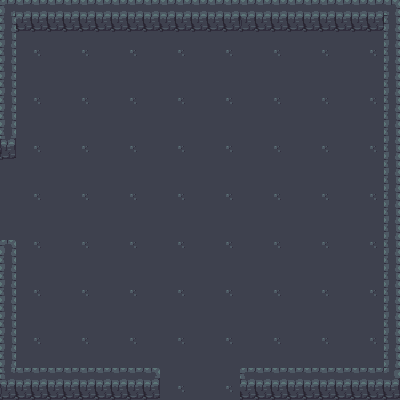

Rendered tile map (Tiled .tmx) drawn with the repository's tilesets; below, a short description and the full map source, tile grids included:
An orthogonal 25x25 tile map with 16x16 px tiles, 2 tile layers (Ground, Collisions), 3 tilesets and 8 objects.

<map version="1.4" tiledversion="1.4.1" orientation="orthogonal" renderorder="right-down" width="25" height="25" tilewidth="16" tileheight="16" infinite="0" nextlayerid="4" nextobjectid="32">
 <editorsettings>
  <export target="." format="tmx" />
 </editorsettings>
 <tileset firstgid="1" source="overworld.tsx" />
 <tileset firstgid="1441" source="Cave.tsx" />
 <tileset firstgid="2441" source="dungeon_tiles.tsx" />
 <layer id="1" name="Ground" width="25" height="25">
  <data encoding="csv">
2461,2462,2463,2461,2462,2463,2461,2462,2463,2461,2462,2463,2461,2462,2463,2461,2462,2463,2461,2462,2463,2461,2462,2463,2461,
2480,2481,2482,2480,2481,2482,2480,2481,2482,2480,2481,2482,2480,2481,2482,2480,2481,2482,2480,2481,2482,2480,2481,2482,2480,
2499,2500,2501,2499,2500,2501,2499,2500,2501,2499,2500,2501,2499,2500,2501,2499,2500,2501,2499,2500,2501,2499,2500,2501,2499,
2461,2462,2463,2461,2462,2463,2461,2462,2463,2461,2462,2463,2461,2462,2463,2461,2462,2463,2461,2462,2463,2461,2462,2463,2461,
2480,2481,2482,2480,2481,2482,2480,2481,2482,2480,2481,2482,2480,2481,2482,2480,2481,2482,2480,2481,2482,2480,2481,2482,2480,
2499,2500,2501,2499,2500,2501,2499,2500,2501,2499,2500,2501,2499,2500,2501,2499,2500,2501,2499,2500,2501,2499,2500,2501,2499,
2461,2462,2463,2461,2462,2463,2461,2462,2463,2461,2462,2463,2461,2462,2463,2461,2462,2463,2461,2462,2463,2461,2462,2463,2461,
2480,2481,2482,2480,2481,2482,2480,2481,2482,2480,2481,2482,2480,2481,2482,2480,2481,2482,2480,2481,2482,2480,2481,2482,2480,
2499,2500,2501,2499,2500,2501,2499,2500,2501,2499,2500,2501,2499,2500,2501,2499,2500,2501,2499,2500,2501,2499,2500,2501,2499,
2461,2462,2463,2461,2462,2463,2461,2462,2463,2461,2462,2463,2461,2462,2463,2461,2462,2463,2461,2462,2463,2461,2462,2463,2461,
2480,2481,2482,2480,2481,2482,2480,2481,2482,2480,2481,2482,2480,2481,2482,2480,2481,2482,2480,2481,2482,2480,2481,2482,2480,
2499,2500,2501,2499,2500,2501,2499,2500,2501,2499,2500,2501,2499,2500,2501,2499,2500,2501,2499,2500,2501,2499,2500,2501,2499,
2461,2462,2463,2461,2462,2463,2461,2462,2463,2461,2462,2463,2461,2462,2463,2461,2462,2463,2461,2462,2463,2461,2462,2463,2461,
2480,2481,2482,2480,2481,2482,2480,2481,2482,2480,2481,2482,2480,2481,2482,2480,2481,2482,2480,2481,2482,2480,2481,2482,2480,
2499,2500,2501,2499,2500,2501,2499,2500,2501,2499,2500,2501,2499,2500,2501,2499,2500,2501,2499,2500,2501,2499,2500,2501,2499,
2461,2462,2463,2461,2462,2463,2461,2462,2463,2461,2462,2463,2461,2462,2463,2461,2462,2463,2461,2462,2463,2461,2462,2463,2461,
2480,2481,2482,2480,2481,2482,2480,2481,2482,2480,2481,2482,2480,2481,2482,2480,2481,2482,2480,2481,2482,2480,2481,2482,2480,
2499,2500,2501,2499,2500,2501,2499,2500,2501,2499,2500,2501,2499,2500,2501,2499,2500,2501,2499,2500,2501,2499,2500,2501,2499,
2461,2462,2463,2461,2462,2463,2461,2462,2463,2461,2462,2463,2461,2462,2463,2461,2462,2463,2461,2462,2463,2461,2462,2463,2461,
2480,2481,2482,2480,2481,2482,2480,2481,2482,2480,2481,2482,2480,2481,2482,2480,2481,2482,2480,2481,2482,2480,2481,2482,2480,
2499,2500,2501,2499,2500,2501,2499,2500,2501,2499,2500,2501,2499,2500,2501,2499,2500,2501,2499,2500,2501,2499,2500,2501,2499,
2461,2462,2463,2461,2462,2463,2461,2462,2463,2461,2462,2463,2461,2462,2463,2461,2462,2463,2461,2462,2463,2461,2462,2463,2461,
2480,2481,2482,2480,2481,2482,2480,2481,2482,2480,2481,2482,2480,2481,2461,2461,2481,2482,2480,2481,2482,2480,2481,2482,2480,
2499,2500,2501,2499,2500,2501,2499,2500,2501,2499,2500,2501,2499,2500,2501,2499,2500,2501,2499,2500,2501,2499,2500,2501,2499,
2461,2462,2463,2461,2462,2463,2461,2462,2463,2461,2462,2463,2461,2462,2463,2461,2462,2463,2461,2462,2463,2461,2462,2463,2461
</data>
 </layer>
 <layer id="2" name="Collisions" width="25" height="25">
  <data encoding="csv">
2596,2597,2597,2597,2597,2597,2597,2635,2635,2635,2635,2635,2635,2635,2635,2635,2635,2635,2635,2635,2635,2635,2635,2635,2598,
2615,2616,2616,2616,2616,2616,2616,2616,2616,2670,2654,2654,2654,2654,2654,2669,2654,2654,2654,2654,2654,2654,2654,2654,2617,
2615,0,0,0,0,0,0,0,0,0,0,0,0,0,0,0,0,0,0,0,0,0,0,0,2617,
2615,0,0,0,0,0,0,0,0,0,0,0,0,0,0,0,0,0,0,0,0,0,0,0,2617,
2615,0,0,0,0,0,0,0,0,0,0,0,0,0,0,0,0,0,0,0,0,0,0,0,2617,
2615,0,0,0,0,0,0,0,0,0,0,0,0,0,0,0,0,0,0,0,0,0,0,0,2617,
2615,0,0,0,0,0,0,0,0,0,0,0,0,0,0,0,0,0,0,0,0,0,0,0,2617,
2615,0,0,0,0,0,0,0,0,0,0,0,0,0,0,0,0,0,0,0,0,0,0,0,2617,
2618,0,0,0,0,0,0,0,0,0,0,0,0,0,0,0,0,0,0,0,0,0,0,0,2617,
2637,0,0,0,0,0,0,0,0,0,0,0,0,0,0,0,0,0,0,0,0,0,0,0,2617,
0,0,0,0,0,0,0,0,0,0,0,0,0,0,0,0,0,0,0,0,0,0,0,0,2617,
0,0,0,0,0,0,0,0,0,0,0,0,0,0,0,0,0,0,0,0,0,0,0,0,2617,
0,0,0,0,0,0,0,0,0,0,0,0,0,0,0,0,0,0,0,0,0,0,0,0,2617,
0,0,0,0,0,0,0,0,0,0,0,0,0,0,0,0,0,0,0,0,0,0,0,0,2617,
0,0,0,0,0,0,0,0,0,0,0,0,0,0,0,0,0,0,0,0,0,0,0,0,2617,
2599,0,0,0,0,0,0,0,0,0,0,0,0,0,0,0,0,0,0,0,0,0,0,0,2617,
2617,0,0,0,0,0,0,0,0,0,0,0,0,0,0,0,0,0,0,0,0,0,0,0,2617,
2617,0,0,0,0,0,0,0,0,0,0,0,0,0,0,0,0,0,0,0,0,0,0,0,2617,
2617,0,0,0,0,0,0,0,0,0,0,0,0,0,0,0,0,0,0,0,0,0,0,0,2617,
2617,0,0,0,0,0,0,0,0,0,0,0,0,0,0,0,0,0,0,0,0,0,0,0,2617,
2617,0,0,0,0,0,0,0,0,0,0,0,0,0,0,0,0,0,0,0,0,0,0,0,2617,
2617,0,0,0,0,0,0,0,0,0,0,0,0,0,0,0,0,0,0,0,0,0,0,0,2617,
2617,0,0,0,0,0,0,0,0,0,0,0,0,0,0,0,0,0,0,0,0,0,0,0,2617,
2634,2635,2635,2635,2635,2635,2635,2635,2635,2651,0,0,0,0,0,2650,2635,2635,2635,2635,2635,2635,2635,2635,2636,
2653,2654,2654,2654,2654,2654,2654,2654,2654,2670,0,0,0,0,0,2654,2654,2654,2654,2654,2654,2654,2654,2654,2655
</data>
 </layer>
 <objectgroup id="3" name="Collisions mask">
  <object id="4" x="242.858" y="-0.0710884" width="157.5" height="31.5" />
  <object id="5" x="383.737" y="-2" width="16.263" height="254.929" />
  <object id="6" x="385" y="242.012" width="14" height="156.488" />
  <object id="7" x="241.59" y="369" width="147.91" height="30" />
  <object id="8" x="3" y="368" width="156.794" height="32" />
  <object id="9" x="2.5" y="241.941" width="12" height="150.559" />
  <object id="10" x="0" y="0" width="15" height="160.526" />
  <object id="11" x="1" y="1.5" width="250.99" height="30" />
 </objectgroup>
</map>
